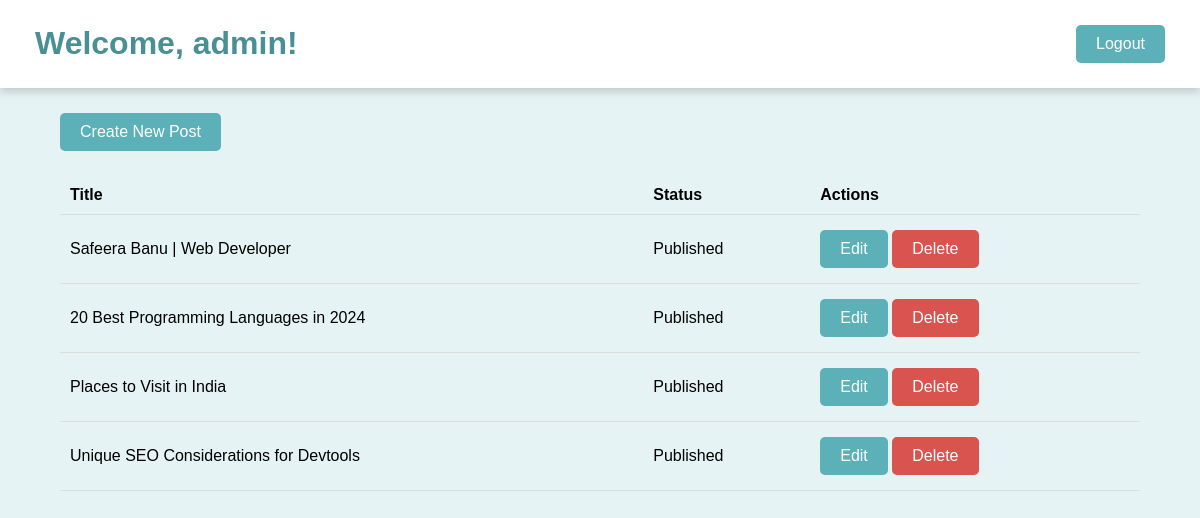
Page /dashboard.php (signed in) on the committed database.
### tables this page shows
CREATE TABLE `posts` (
  `id` int(11) NOT NULL,
  `user_id` int(11) DEFAULT NULL,
  `title` varchar(255) NOT NULL,
  `content` text DEFAULT NULL,
  `created_at` timestamp NOT NULL DEFAULT current_timestamp(),
  `tags` varchar(255) DEFAULT NULL,
  `status` enum('draft','published') DEFAULT 'draft'
);

### dashboard.php (the view, shortened to what this page needs)
<?php
require 'db.php';
$user_id = $_SESSION['user_id'];
$stmt = $conn->prepare("SELECT * FROM posts WHERE user_id = ? ORDER BY created_at DESC");
$stmt->bind_param('i', $user_id);
$stmt->execute();
$posts = $stmt->get_result()->fetch_all(MYSQLI_ASSOC);
?>
<!DOCTYPE html>
<html lang="en">
<head>
    <link rel="stylesheet" href="css/style.css">
</head>
<body>
    <header>
        <h1>Welcome, <?php echo $_SESSION['username']; ?>!</h1>
        <a href="logout.php" class="btn">Logout</a>
    </header>
    <div class="container">
        <a href="create_post.php" class="btn">Create New Post</a>
        <table>
            <thead>
                <tr>
                    <th>Title</th>
                    <th>Status</th>
                    <th>Actions</th>
                </tr>
            </thead>
            <tbody>
                <?php if (count($posts) > 0): ?>
                    <?php foreach ($posts as $post): ?>
                        <tr>
                            <td><?php echo htmlspecialchars($post['title']); ?></td>
                            <td><?php echo ($post['status'] == 'published') ? 'Published' : 'Draft'; ?></td>
                            <td>
                                <a href="edit_post.php?id=<?php echo $post['id']; ?>" class="btn">Edit</a>
                                <a href="delete_post.php?id=<?php echo $post['id']; ?>" class="btn btn-danger"
                                    onclick="return confirm('Are you sure you want to delete this post?')">Delete</a>
                            </td>
                        </tr>
                    <?php endforeach; ?>
                <?php else: ?>
                    <tr>
                        <td colspan="3">You haven't created any posts yet.</td>
                    </tr>
                <?php endif; ?>
            </tbody>
        </table>
    </div>
</body>
</html>

### css/style.css (style rules this page uses)
body { font-family: "poppins",sans-serif; margin: 0; padding: 0; background-color: #5cb1b826; }
.container { width: 90%; margin: 20px auto; }
header { display: flex; justify-content: space-between; align-items: center; box-shadow: 0 4px 8px rgb(174 175 176 / 60%); padding: 4px 35px; color: #499095; background-color: white; }
h1 { text-align: center; }
.btn { display: inline-block; padding: 10px 20px; background-color:#5cb1b8; color: white; text-decoration: none; border-radius: 5px; margin: 5px 0; text-align: center; border: none; }
.btn-danger { background-color: #d9534f; }
table { width: 100%; border-collapse: collapse; margin: 20px 0; }
th, td { padding: 10px; text-align: left; border-bottom: 1px solid #ddd; }

### rows in the picture
posts: title "Safeera Banu | Web Developer", status "Published"
posts: title "20 Best Programming Languages in 2024", status "Published"
posts: title "Places to Visit in India", status "Published"
posts: title "Unique SEO Considerations for Devtools", status "Published"

### other values in the picture
$_SESSION['username'] "admin"
